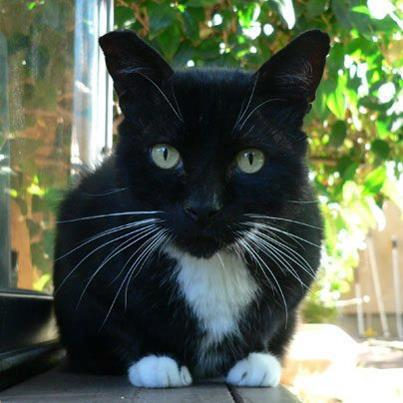
#> input picture IA/imagen1.jpg, 403 x 403 px, found by its file name
$ python 'Convolución_NumPy_SciPy.py'
#> lines starting #> are read from the running program, lines starting #| are printed output that depends on the picture
import cv2
import numpy as np
import matplotlib.pyplot as plt
from scipy.signal import convolve2d

# --- 1. Leer la imagen en escala de grises ---
imagen = cv2.imread(r'C:/Users/Usuario/Desktop/IA/imagen1.jpg', cv2.IMREAD_GRAYSCALE)
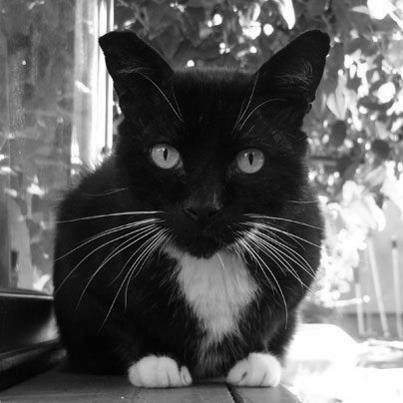
#> imagen: shape (403, 403); min 0, max 255, mean 96.1

# Verificación de lectura
if imagen is None:
    print("No se pudo leer la imagen. Verifica la ruta.")
    exit()

# --- 2. Filtro de Suavizado (promedio) ---
kernel_suave = np.ones((5,5), np.float32) / 25
img_suavizada = cv2.filter2D(imagen, -1, kernel_suave)
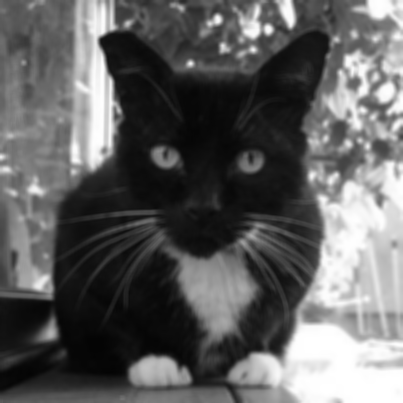
#> img_suavizada: shape (403, 403); min 4, max 255, mean 96.1

# --- 3. Filtro de Realce (sharpen) ---
kernel_realce = np.array([[0, -1, 0],
                          [-1, 5, -1],
                          [0, -1, 0]])
img_realzada = cv2.filter2D(imagen, -1, kernel_realce)
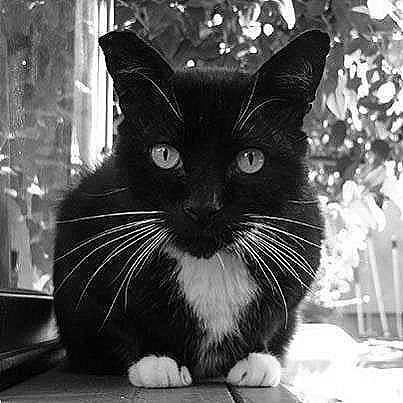
#> img_realzada: shape (403, 403); min 0, max 255, mean 96.7

# --- 4. Filtro de Bordes (Laplaciano) usando convolución manual ---
kernel_bordes = np.array([[-1, -1, -1],
                          [-1, 8, -1],
                          [-1, -1, -1]])

resultado_bordes = convolve2d(imagen, kernel_bordes, mode='same', boundary='fill', fillvalue=0)
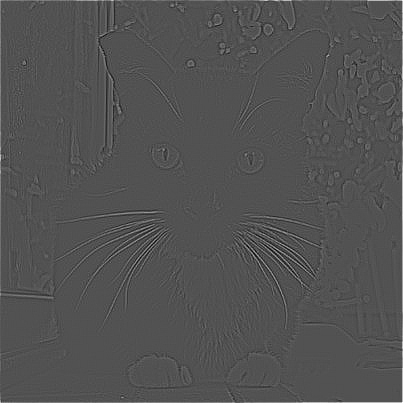
#> resultado_bordes: shape (403, 403) int64; min -605, max 1270, mean 4.1; drawn with min black and max white

# Normalizar el resultado al rango 0-255
img_bordes = cv2.normalize(resultado_bordes, None, 0, 255, cv2.NORM_MINMAX)
img_bordes = np.uint8(img_bordes)

# --- 5. Guardar resultados ---
cv2.imwrite('suavizada.jpg', img_suavizada)
cv2.imwrite('realzada.jpg', img_realzada)
cv2.imwrite('bordes.jpg', img_bordes)

# --- 6. Mostrar las tres imágenes juntas ---
plt.figure(figsize=(12,4))

plt.subplot(1,3,1)
plt.imshow(img_suavizada, cmap='gray')
plt.title('Suavizada')
plt.axis('off')

plt.subplot(1,3,2)
plt.imshow(img_realzada, cmap='gray')
plt.title('Realzada')
plt.axis('off')

plt.subplot(1,3,3)
plt.imshow(img_bordes, cmap='gray')
plt.title('Bordes')
plt.axis('off')

plt.show()
